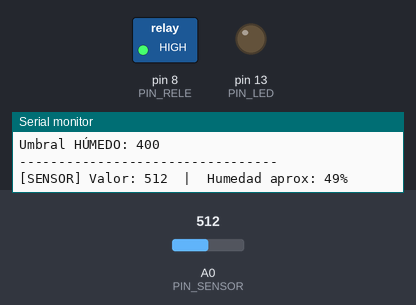
Bench run of a sketch on a simulated Arduino Mega 2560, built with avr-gcc and run on an emulated ATmega2560. On the bench: switched loads named in the sketch (green lamp = pin HIGH), output pins drawn as LEDs (lit = HIGH), the last lines printed to the serial monitor. The inputs (shaded band) are chosen by the test bench; at power-on: A0 (PIN_SENSOR) = 512.

Above: at 1.2 s.
1.3 s: A0 (PIN_SENSOR) set to 687
3.2 s: A0 (PIN_SENSOR) set to 707
At 4.4 s:
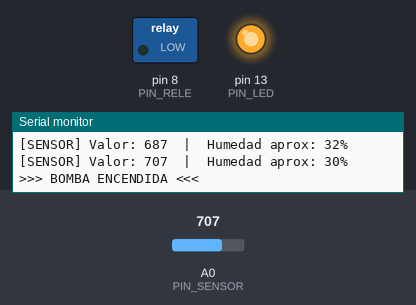
Timing chart, 0 to 11.5 s (numbered marks = the images above; inputs shaded):
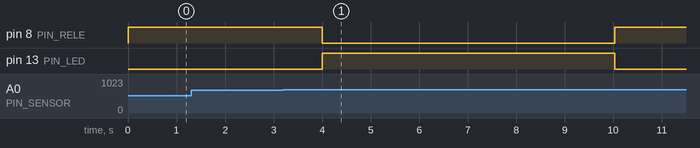

Measured:
- the behaviour switches between 700 and 701 on A0 (PIN_SENSOR) (found by bisection; images 0 and 1)
- after the input at 3.2 s, pin 8 (PIN_RELE): HIGH → LOW after 0.80 s, → HIGH 6.0 s later; pin 13 (PIN_LED): LOW → HIGH after 0.80 s, → LOW 6.0 s later

The sketch:

car1.ino
```cpp
// ============================================================
//  SISTEMA DE RIEGO AUTOMÁTICO
//  Hardware: Arduino Mega 2560 + Sensor de Humedad +
//            Relé + Minibomba Sumergible
// ============================================================

// ---------- PINES ----------
const int PIN_SENSOR   = A0;   // Sensor de humedad (analógico)
const int PIN_RELE = 8;    // Relé (activo en LOW por defecto)
const int PIN_LED      = 13;   // LED integrado (indicador)

// ---------- UMBRALES DE HUMEDAD (ajusta según tu sensor) ----------
// El sensor entrega 0–1023:
//   Valor ALTO  → suelo SECO
//   Valor BAJO  → suelo HÚMEDO
const int UMBRAL_SECO   = 700;  // Por encima → activar bomba
const int UMBRAL_HUMEDO = 400;  // Por debajo → apagar bomba

// ---------- TIEMPOS ----------
const unsigned long TIEMPO_RIEGO_MAX  =  6000UL; // 7 s máx de riego continuo
const unsigned long TIEMPO_PAUSA      =  5000UL; // 5 s de pausa tras riego
const unsigned long INTERVALO_LECTURA =  1000UL; // Leer sensor cada 1 s

// ---------- VARIABLES DE ESTADO ----------
bool  bombaEncendida   = false;
unsigned long tiempoInicioBomba = 0;
unsigned long ultimaLectura     = 0;
bool  enPausa = false;
unsigned long tiempoInicioPausa = 0;

// ============================================================
void setup() {
  Serial.begin(9600);

  pinMode(PIN_RELE, OUTPUT);
  pinMode(PIN_LED,  OUTPUT);

  apagarBomba();   // Estado seguro al inicio

  Serial.println("=== SISTEMA DE RIEGO INICIADO ===");
  Serial.println("Umbral SECO  : " + String(UMBRAL_SECO));
  Serial.println("Umbral HÚMEDO: " + String(UMBRAL_HUMEDO));
  Serial.println("---------------------------------");
}

// ============================================================
void loop() {
  unsigned long ahora = millis();

  // -- Manejo del período de pausa post-riego --
  if (enPausa) {
    if (ahora - tiempoInicioPausa >= TIEMPO_PAUSA) {
      enPausa = false;
      Serial.println("[PAUSA] Terminada. Reanudando monitoreo...");
    } else {
      return;  // Esperar sin hacer nada
    }
  }

  // -- Leer sensor en intervalos regulares --
  if (ahora - ultimaLectura >= INTERVALO_LECTURA) {
    ultimaLectura = ahora;

    int valorHumedad = analogRead(PIN_SENSOR);
    int porcentaje   = map(valorHumedad, 1023, 0, 0, 100);

    Serial.print("[SENSOR] Valor: ");
    Serial.print(valorHumedad);
    Serial.print("  |  Humedad aprox: ");
    Serial.print(porcentaje);
    Serial.println("%");

    // -- Lógica de control de bomba --
    if (!bombaEncendida && valorHumedad > UMBRAL_SECO) {
      encenderBomba();
    }

    if (bombaEncendida && valorHumedad < UMBRAL_HUMEDO) {
      apagarBomba();
      iniciarPausa();
    }
  }

  // -- Seguridad: apagar bomba si supera tiempo máximo --
  if (bombaEncendida && (ahora - tiempoInicioBomba >= TIEMPO_RIEGO_MAX)) {
    Serial.println("[SEGURIDAD] Tiempo máximo alcanzado. Apagando bomba.");
    apagarBomba();
    iniciarPausa();
  }
}

// ============================================================
//  FUNCIONES AUXILIARES
// ============================================================

void encenderBomba() {
  digitalWrite(PIN_RELE, LOW);   // LOW activa la mayoría de módulos relé
  digitalWrite(PIN_LED,  HIGH);
  bombaEncendida    = true;
  tiempoInicioBomba = millis();
  Serial.println(">>> BOMBA ENCENDIDA <<<");
}

void apagarBomba() {
  digitalWrite(PIN_RELE, HIGH);
  digitalWrite(PIN_LED,  LOW);
  bombaEncendida = false;
  Serial.println(">>> BOMBA APAGADA <<<");
}

void iniciarPausa() {
  enPausa           = true;
  tiempoInicioPausa = millis();
  Serial.println("[PAUSA] Esperando " + String(TIEMPO_PAUSA / 1000) + " segundos...");
}
```
